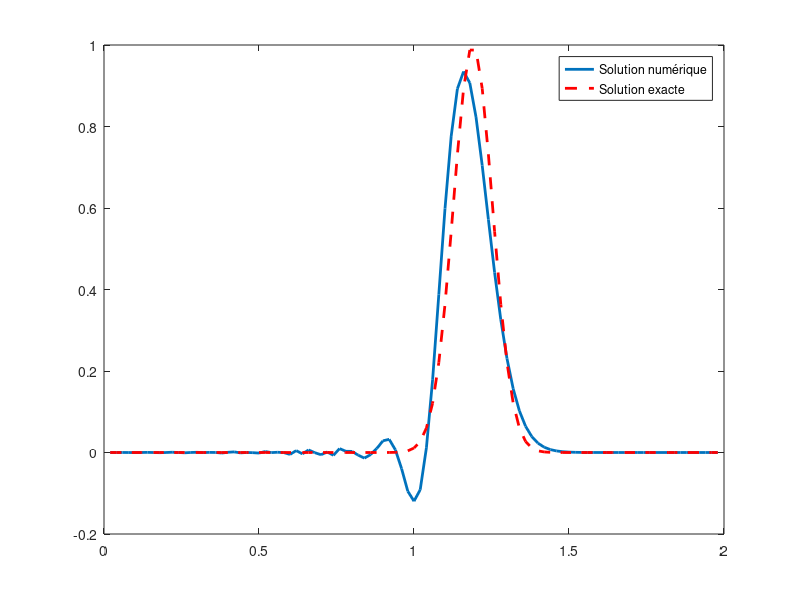

MATLAB code for this plot:
% Définition des paramètres
a = 0;
b = 2;
beta = 1;
M = 99;
k = 0.01;
T = 1;
N = T/k;

% Calcul du pas h
h = (b - a) / (M + 1);

% Initialisation de x et U(0)
x = linspace(a + h, b - h, M)';
U0 = exp(-5 * (5 * x - 1) .^ 2);
U1 = zeros(M, 1);
for m = 2:M-1
    U1(m) = (1 - k*beta/h) * U0(m) + (k * beta / h) * U0(m-1);
end

% Préallocation de U pour stocker l'historique des solutions
U = zeros(M, N);
U(:,1) = U0; % La première colonne est U0
U(:,2) = U1; % La deuxieme colonne est U1


p = -k*beta/h;
q = - p;

% Création d'une matrice carrée MxM remplie de zéros
A = zeros(M, M);

% Remplissage de la diagonale supérieure avec p
for i = 1:M-1
    A(i, i+1) = p;
end

% Remplissage de la diagonale inférieure avec q
for i = 2:M
    A(i, i-1) = q;
end

%initialisation de la condition au limite
Uborder = zeros(N, 1);
Uborder(1,1) = exp(-5 * (5 * (b) - 1) .^ 2);
Uborder(2,1) = -beta*k/h*(Uborder(1, 1) - U(M, 1)) + k*Uborder(1, 1);

% Initialisation de la figure pour l'affichage dynamique
figure;
% Tracer la solution numérique initiale
hPlot = plot(x, U(:, 1), 'LineWidth', 2);
hold on; % Maintenir la figure pour les tracés additionnels
% Tracer la solution exacte initiale (sera mise à jour dans la boucle)
hExactPlot = plot(x, U0, 'r--', 'LineWidth', 2); % en rouge pointillé pour la solution exacte
ylim([-0.2 1]);

for n = 3:N
    Uborder(n, 1) = -beta*k/h*(Uborder(n-1, 1) - U(M, n-1)) + k*Uborder(n-1, 1);

    % La colonne précédente représente UOLD
    UOLD = U(:, n-1);
    UOLDOLD = U(:, n-2);
    % Calcul de UNEW en utilisant la matrice A et UOLD
    UNEW = A * UOLD+UOLDOLD;
    UNEW(M) = UNEW(M) + p*Uborder(n-1, 1);

    % Mise à jour de la matrice U avec les nouvelles valeurs
    U(:, n) = UNEW;

    % Mise à jour du tracé de la solution numérique
    set(hPlot, 'YData', U(:, n));

    % Calcul de la solution exacte à l'instant t
    xExact = x - beta*k*(n-1);
    UExact = exp(-5 * (5 * xExact - 1) .^ 2);

    % Mise à jour du tracé de la solution exacte
    set(hExactPlot, 'XData', x, 'YData', UExact);

    drawnow;
    pause(0.02);
end

legend([hPlot, hExactPlot], 'Solution numérique', 'Solution exacte'); % Ajouter une légende
hold off; % Fin du maintien de la figure